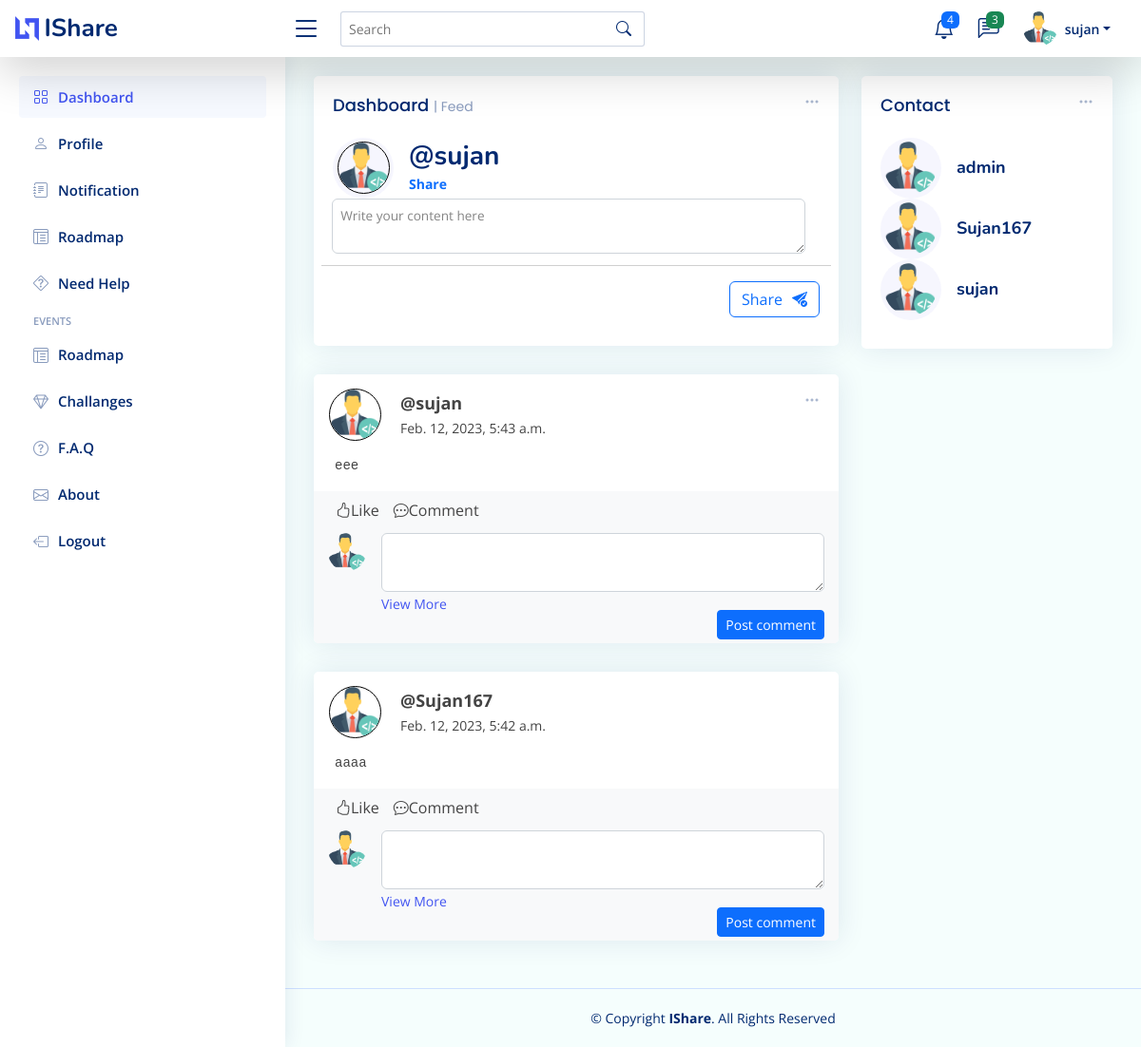
Page /dashboard/ (signed in) on the committed database.
### App/models.py (models this page shows, shortened)
class Post(models.Model):
    username = models.ForeignKey(User, on_delete=models.CASCADE)
    createdTime = models.DateTimeField(
        auto_now_add=True, auto_now=False, blank=False)
    modifyTime = models.DateTimeField(
        auto_now_add=False, auto_now=True, blank=False)
    postData = models.TextField(null=False, blank=False)

### App/views.py (the view, shortened to what this page needs)
# urls.py: path("dashboard/", views.dashboard, name="dashboard"),
@login_required(login_url='login')
def dashboard(request):  # Main dashboard
    newpost = Post.objects.all().order_by('-createdTime')
    user = User.objects.all()
    comments = LikeComment.objects.all()
    context = {
        'user': user,
        'newpost': newpost,
        'comments': comments
    }
    return render(request, 'App/dashboard.html', context)

### App/templates/App/dashboard.html (shortened to what this page needs)
{% load static %}
<!DOCTYPE html>
<html lang="en">
	<head>
		<link href="{% static 'assets/vendor/bootstrap/css/bootstrap.min.css'%}" rel="stylesheet" />
		<link href="{% static 'assets/vendor/bootstrap-icons/bootstrap-icons.css'%}" rel="stylesheet" />
		<link href="{% static 'assets/vendor/boxicons/css/boxicons.min.css'%}" rel="stylesheet" />
		<link href="{% static 'assets/vendor/quill/quill.snow.css'%}" rel="stylesheet" />
		<link href="{% static 'assets/vendor/quill/quill.bubble.css'%}" rel="stylesheet" />
		<link href="{% static 'assets/vendor/remixicon/remixicon.css'%}" rel="stylesheet" />
		<link href="{% static 'assets/vendor/simple-datatables/style.css'%}" rel="stylesheet" />
		<link href="{% static 'assets/css/dashboard.css' %}" rel="stylesheet" />
	</head>
	<body>
		<header id="header" class="header fixed-top d-flex align-items-center shadow-lg p-3 mb-5 bg-body">
			<div class="d-flex align-items-center justify-content-between">
				<a href="/" class="logo d-flex align-items-center">
					<img src="{% static 'assets/img/logo.png'%}" alt="" />
					<span class="d-none d-lg-block">IShare</span>
				</a>
				<i class="bi bi-list toggle-sidebar-btn"></i>
			</div>
			<div class="search-bar">
				<form class="search-form d-flex align-items-center" method="POST" action="#">
					<input type="text" name="query" placeholder="Search" title="Enter search keyword" />
					<button type="submit" title="Search" class="rounded"><i class="bi bi-search"></i></button>
				</form>
			</div>
			<nav class="header-nav ms-auto">
				<ul class="d-flex align-items-center">
					<li class="nav-item dropdown">
						<a class="nav-link nav-icon" href="#" data-bs-toggle="dropdown">
							<i class="bi bi-bell"></i>
							<span class="badge bg-primary badge-number">4</span> </a
						>
					</li>
					<li class="nav-item dropdown">
						<a class="nav-link nav-icon" href="#" data-bs-toggle="dropdown">
							<i class="bi bi-chat-left-text"></i>
							<span class="badge bg-success badge-number">3</span> </a
						>
					</li>
					<li class="nav-item dropdown pe-3">
						<a class="nav-link nav-profile d-flex align-items-center pe-0" href="#" data-bs-toggle="dropdown">
							<img src="{% static 'assets/img/default_profile_pic.png'%}" alt="Profile" class="rounded-circle" />
							<span class="d-none d-md-block dropdown-toggle ps-2">{{request.user}}</span> </a
						>
					</li>
				</ul>
			</nav>
		</header>
		<aside id="sidebar" class="sidebar">
			<ul class="sidebar-nav" id="sidebar-nav">
				<li class="nav-item">
					<a class="nav-link" href="/">
						<i class="bi bi-grid"></i>
						<span>Dashboard</span>
					</a>
				</li>
				<li class="nav-item">
					<a class="nav-link collapsed" href="{% url 'profile' %}">
						<i class="bi bi-person"></i>
						<span>Profile</span>
					</a>
				</li>
				<li class="nav-item">
					<a class="nav-link collapsed" href="{% url 'notification' %}"> <i class="bi bi-journal-text"></i><span>Notification</span></a>
				</li>
				<li class="nav-item">
					<a class="nav-link collapsed" href="{% url 'roadmap' %}"> <i class="bi bi-layout-text-window-reverse"></i><span>Roadmap</span></a>
				</li>
				<li class="nav-item">
					<a class="nav-link collapsed" href="{% url 'help' %}">
						<i class="bi bi-question-diamond"></i>
						<span>Need Help</span>
					</a>
				</li>
				<li class="nav-heading">Events</li>
				<li class="nav-item">
					<a class="nav-link collapsed" href="{% url 'roadmap' %}"> <i class="bi bi-layout-text-window-reverse"></i><span>Roadmap</span></a>
				</li>
				<li class="nav-item">
					<a class="nav-link collapsed" href="{% url 'challange' %}">
						<i class="bi bi-gem"></i>
						<span>Challanges</span>
					</a>
				</li>
				<li class="nav-item">
					<a class="nav-link collapsed" href="{% url 'frequently' %}">
						<i class="bi bi-question-circle"></i>
						<span>F.A.Q</span>
					</a>
				</li>
				<li class="nav-item">
					<a class="nav-link collapsed" href="{% url 'about' %}">
						<i class="bi bi-envelope"></i>
						<span>About</span>
					</a>
				</li>
				<li class="nav-item">
					<a class="nav-link collapsed" href="{% url 'logout' %}">
						<i class="bi bi-box-arrow-left"></i>
						<span>Logout</span>
					</a>
				</li>
			</ul>
		</aside>
		<main id="main" class="main">
			{% block body %} {% include 'App/post.html' %} {% endblock %}
		</main>
		<footer id="footer" class="footer">
			<div class="copyright">
				&copy; Copyright <strong><span>IShare</span></strong
				>. All Rights Reserved
			</div>
		</footer>
	</body>
</html>

### App/templates/App/post.html (shortened to what this page needs)
{% load static %}
<section class="section dashboard">
	<div class="row">
		<div class="col-lg-8">
			<div class="row">
				<div class="col-12">
					<div class="card info-card sales-card">
						<div class="filter">
							<a class="icon" href="#" data-bs-toggle="dropdown"><i class="bi bi-three-dots"></i></a>
						</div>
						<div class="card-body">
							<form method="post">
								<h5 class="card-title">Dashboard <span>| Feed</span></h5>
								<div class="d-flex align-items-center">
									<div class="card-icon rounded-circle d-flex align-items-center justify-content-center"><img src="{%static 'assets/img/default_profile_pic.png' %}" style="border-radius: 50%; width: 55px; height: 55px;border:1px solid black" /></div>
									<div class="ps-3">
										<h6>@{{request.user}}</h6>
										<span class="text-primary small pt-1 fw-bold">Share</span>
									</div>
								</div>
								<div class="row">
									<div class="form-floating" style="padding-right: 27px; padding-bottom: 12px; padding-left: 2%">
										<textarea class="form-control" id="floatingTextarea" name="newpost" required></textarea>
										<label for="floatingTextarea">&nbsp&nbspWrite your content here</label>
									</div>
									<hr />
									<div class="col-12">
										<button class="btn btn-outline-primary" style="float: right" type="submit">Share<i class="bi bi-send-check-fill" style="padding-left: 10px"></i></button>
									</div>
								</div>
							</form>
						</div>
					</div>
				</div>
				<div class="col-12">
					{% for i in newpost %}
					<div class="card">
						<div class="filter rounded">
							{% if i.username.id == request.user.id%}
							<a class="icon" href="#" data-bs-toggle="dropdown"><i class="bi bi-three-dots"></i></a>
							{% else %}
							<style>
								#unclickable {
									cursor: not-allowed;
								}
							</style>
							{% endif %}
						</div>
						<div class="d-flex align-items-center" style="padding: 2%">
							<div class="card-icon rounded-circle d-flex align-items-center justify-content-center">
								<img src="{%static 'assets/img/default_profile_pic.png'  %}" style="border-radius: 50%;border:1px solid black; width: 55px; height: 55px" />
							</div>
							<div class="ps-3">
								<strong style="font-size: 18px">@{{i.username}}</strong><br />
								<small style="margin-top: -7px">{{i.createdTime}}</small>
							</div>
						</div>
						<div class="album-content">
							<pre style="width: 95%; padding-left: 22px; white-space: pre-wrap; white-space: -moz-pre-wrap; white-space: -pre-wrap; white-space: -o-pre-wrap; word-wrap: break-word">{{i.postData}}</pre>
						</div>
						<div class="row" style="background-color: #f8f9fa; margin: 0; padding-left: 5px">
							<div class="col-2 p-2 d-flex" style="padding-left: 5px"><i class="bi bi-hand-thumbs-up" style="padding-left: 10px"></i>Like <i class="bi bi-chat-dots" style="padding-left: 15px"></i>Comment</div>
						</div>
						<div class="card-footer py-1 border-0" style="background-color: #f8f9fa">
							<form method="POST">
								<div class="d-flex flex-start w-100">
									<img class="rounded-circle shadow-1-strong me-3" src="{%static 'assets/img/default_profile_pic.png'  %}" alt="avatar" width="40" height="40">
									<div class="form-outline w-100">
										<textarea class="form-control" name="newComment" id="textAreaExample" rows="2" style="background: #fff" required></textarea>
										<a href="{% url 'commentPost' i.id %}"><small class="form-label" for="textAreaExample">View More</small></a>
									</div>
								</div>
									<button style="margin-top: -5px" type="submit" class="btn btn-primary btn-sm float-end">Post comment</button>
							</form>
						</div>
					</div>
					{% endfor %}
				</div>
			</div>
		</div>
		<div class="col-md-4">
			<div class="card info-card sales-card" style="margin-bottom: 22px; margin-right: 0">
				<div class="filter">
					<a class="icon" href="#" data-bs-toggle="dropdown"><i class="bi bi-three-dots"></i></a>
				</div>
				<div class="card-body">
					<h5 class="card-title">Contact</h5>
					{% for i in user %}<a href="" data-bs-toggle="tooltip" data-bs-title="username: {{i.username}}">
						<div class="d-flex align-items-center">
							<div class="card-icon rounded-circle d-flex align-items-center justify-content-center">
								<img src="{%static 'assets/img/default_profile_pic.png'  %}" style="border-radius: 50%; width: 55px; height: 55px" />
							</div>
							<div class="ps-3">
								<h6 style="font-size: 18px">{{i.username}}</h6>
							</div>
						</div></a
					>
					{% endfor %}
				</div>
			</div>
		</div>
	</div>
</section>

### App/static/assets/css/dashboard.css (style rules this page uses)
:root { scroll-behavior: smooth; }
body { font-family: "Open Sans", sans-serif; background-color: #F5FEFD; color: #444444; }
a { color: #4154f1; text-decoration: none; }
h1, h2, h3, h4, h5, h6 { font-family: "Nunito", sans-serif; }
#main { margin-top: 60px; padding: 20px 30px; transition: all 0.3s; }
.card { margin-bottom: 30px; border: none; border-radius: 5px; box-shadow: 0px 0 30px rgba(1, 41, 112, 0.1); }
.card-header, .card-footer { border-color: #ebeef4; background-color: #fff; color: #798eb3; padding: 15px; }
.card-title { padding: 20px 0 15px 0; font-size: 18px; font-weight: 500; color: #012970; font-family: "Poppins", sans-serif; }
.card-title span { color: #899bbd; font-size: 14px; font-weight: 400; }
.card-body { padding: 0 20px 20px 20px; }
.logo { line-height: 1; }
@media (min-width: 1200px) { .logo { width: 280px; } }
.logo img { max-height: 26px; margin-right: 6px; }
.logo span { font-size: 26px; font-weight: 700; color: #012970; font-family: "Nunito", sans-serif; }
.header { transition: all 0.5s; z-index: 997; height: 60px; box-shadow: 0px 2px 20px rgba(1, 41, 112, 0.1); background-color: #fff; padding-left: 20px; }
.header .toggle-sidebar-btn { font-size: 32px; padding-left: 10px; cursor: pointer; color: #012970; }
.header .search-bar { min-width: 360px; padding: 0 20px; }
.header .search-form { width: 100%; }
.header .search-form input { border: 0; font-size: 14px; color: #012970; border: 1px solid rgba(1, 41, 112, 0.2); padding: 7px 38px 7px 8px; border-radius: 3px; transition: 0.3s; width: 100%; }
.header .search-form button { border: 0; padding: 0; margin-left: -30px; background: none; }
.header .search-form button i { color: #012970; }
.header-nav ul { list-style: none; }
.header-nav>ul { margin: 0; padding: 0; }
.header-nav .nav-icon { font-size: 22px; color: #012970; margin-right: 25px; position: relative; }
.header-nav .nav-profile { color: #012970; }
.header-nav .nav-profile img { max-height: 36px; }
.header-nav .nav-profile span { font-size: 14px; font-weight: 600; }
.header-nav .badge-number { position: absolute; inset: -2px -5px auto auto; font-weight: normal; font-size: 12px; padding: 3px 6px; }
.sidebar { position: fixed; top: 60px; left: 0; bottom: 0; width: 300px; z-index: 996; transition: all 0.3s; padding: 20px; overflow-y: auto; scrollbar-width: thin; scrollbar-color: #aab7cf transparent; box-shadow: 0px 0px 20px rgba(1, 41, 112, 0.1); background-color: #fff; }
@media (min-width: 1200px) { #main, #footer { margin-left: 300px; } }
.sidebar-nav { padding: 0; margin: 0; list-style: none; }
.sidebar-nav li { padding: 0; margin: 0; list-style: none; }
.sidebar-nav .nav-item { margin-bottom: 5px; }
.sidebar-nav .nav-heading { font-size: 11px; text-transform: uppercase; color: #899bbd; font-weight: 600; margin: 10px 0 5px 15px; }
.sidebar-nav .nav-link { display: flex; align-items: center; font-size: 15px; font-weight: 600; color: #4154f1; transition: 0.3; background: #f6f9ff; padding: 10px 15px; border-radius: 4px; }
.sidebar-nav .nav-link i { font-size: 16px; margin-right: 10px; color: #4154f1; }
.sidebar-nav .nav-link.collapsed { color: #012970; background: #fff; }
.sidebar-nav .nav-link.collapsed i { color: #899bbd; }
.dashboard .filter { position: absolute; right: 0px; top: 15px; }
.dashboard .filter .icon { color: #aab7cf; padding-right: 20px; padding-bottom: 5px; transition: 0.3s; font-size: 16px; }
.dashboard .info-card { padding-bottom: 10px; }
.dashboard .info-card h6 { font-size: 28px; color: #012970; font-weight: 700; margin: 0; padding: 0; }
.dashboard .card-icon { font-size: 32px; line-height: 0; width: 64px; height: 64px; flex-shrink: 0; flex-grow: 0; }
.dashboard .sales-card .card-icon { color: #4154f1; background: #f6f6fe; }
.footer { padding: 20px 0; font-size: 14px; transition: all 0.3s; border-top: 1px solid #cddfff; }
.footer .copyright { text-align: center; color: #012970; }

### rows in the picture
Post: username "sujan", createdTime "Feb. 12, 2023, 5:43 a.m.", postData "eee"
Post: username "Sujan167", createdTime "Feb. 12, 2023, 5:42 a.m.", postData "aaaa"

### other values in the picture
{{ request.user }} "sujan"
{{ i.username }} "admin"
{{ i.username }} "Sujan167"
{{ i.username }} "sujan"
